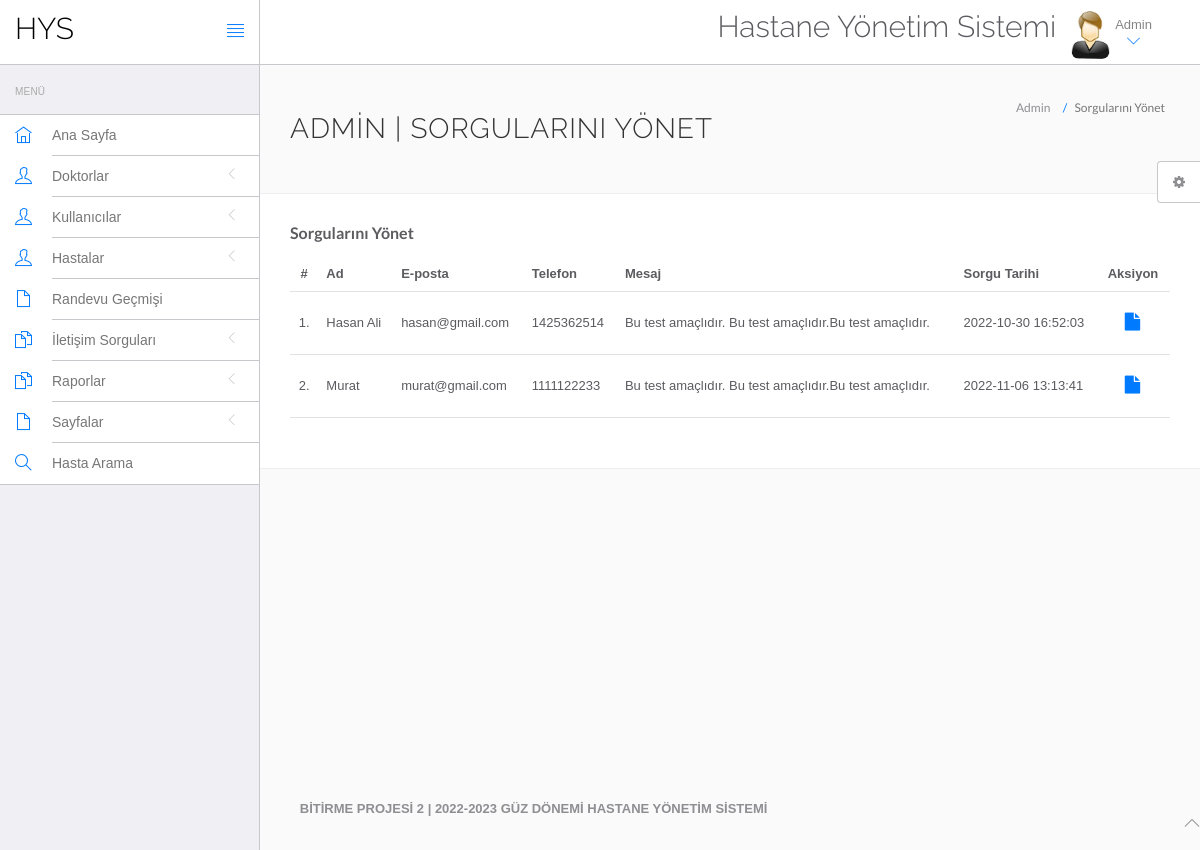
The page /hms/admin/read-query.php (signed in) on the database its author committed.
### tables this page shows
CREATE TABLE `tblcontactus` (
  `id` int(11) NOT NULL,
  `fullname` varchar(255) DEFAULT NULL,
  `email` varchar(255) DEFAULT NULL,
  `contactno` bigint(12) DEFAULT NULL,
  `message` mediumtext,
  `PostingDate` timestamp NULL DEFAULT CURRENT_TIMESTAMP,
  `AdminRemark` mediumtext,
  `LastupdationDate` timestamp NULL DEFAULT NULL ON UPDATE CURRENT_TIMESTAMP,
  `IsRead` int(11) DEFAULT NULL
);

### hms/admin/read-query.php (the view, shortened to what this page needs)
<?php
include('include/config.php');
if(strlen($_SESSION['id']==0)) {
 header('location:logout.php');
  } else{
?>
<!DOCTYPE html>
<html lang="tr">
	<head>
		<link rel="stylesheet" href="vendor/bootstrap/css/bootstrap.min.css">
		<link rel="stylesheet" href="vendor/fontawesome/css/font-awesome.min.css">
		<link rel="stylesheet" href="vendor/themify-icons/themify-icons.min.css">
		<link href="vendor/animate.css/animate.min.css" rel="stylesheet" media="screen">
		<link href="vendor/perfect-scrollbar/perfect-scrollbar.min.css" rel="stylesheet" media="screen">
		<link href="vendor/switchery/switchery.min.css" rel="stylesheet" media="screen">
		<link href="vendor/bootstrap-touchspin/jquery.bootstrap-touchspin.min.css" rel="stylesheet" media="screen">
		<link href="vendor/select2/select2.min.css" rel="stylesheet" media="screen">
		<link href="vendor/bootstrap-datepicker/bootstrap-datepicker3.standalone.min.css" rel="stylesheet" media="screen">
		<link href="vendor/bootstrap-timepicker/bootstrap-timepicker.min.css" rel="stylesheet" media="screen">
		<link rel="stylesheet" href="assets/css/styles.css">
		<link rel="stylesheet" href="assets/css/plugins.css">
		<link rel="stylesheet" href="assets/css/themes/theme-1.css" id="skin_color" />
	</head>
	<body>
		<div id="app">
<?php include('include/sidebar.php');?>
			<div class="app-content">
						<?php include('include/header.php');?>
				<div class="main-content" >
					<div class="wrap-content container" id="container">
						<section id="page-title">
							<div class="row">
								<div class="col-sm-8">
									<h1 class="mainTitle">Admin |  Sorgularını Yönet</h1>
																	</div>
								<ol class="breadcrumb">
									<li>
										<span>Admin</span>
									</li>
									<li class="active">
										<span> Sorgularını Yönet</span>
									</li>
								</ol>
							</div>
						</section>
						<div class="container-fluid container-fullw bg-white">
									<div class="row">
								<div class="col-md-12">
									<h5 class="over-title margin-bottom-15"><span class="text-bold"> Sorgularını Yönet</span></h5>
									<table class="table table-hover" id="sample-table-1">
										<thead>
											<tr>
												<th class="center">#</th>
												<th>Ad</th>
												<th class="hidden-xs">E-posta</th>
												<th>Telefon </th>
												<th>Mesaj </th>
												<th>Sorgu Tarihi</th>
												<th>Aksiyon</th>
											</tr>
										</thead>
										<tbody>
<?php
$sql=mysqli_query($con,"select * from tblcontactus where IsRead is not null");
$cnt=1;
while($row=mysqli_fetch_array($sql))
{
?>
											<tr>
												<td class="center"><?php echo $cnt;?>.</td>
												<td class="hidden-xs"><?php echo $row['fullname'];?></td>
												<td><?php echo $row['email'];?></td>
												<td><?php echo $row['contactno'];?></td>
												<td><?php echo $row['message'];?></td>
												<td><?php echo $row['PostingDate'];?></td>
												<td >
												<div class="visible-md visible-lg hidden-sm hidden-xs">
							<a href="query-details.php?id=<?php echo $row['id'];?>" class="btn btn-transparent btn-lg" title="View Details"><i class="fa fa-file"></i></a>
												</div>
												</td>
											</tr>
											<?php
$cnt=$cnt+1;
											 }?>
										</tbody>
									</table>
								</div>
							</div>
								</div>
							</div>
						</div>
					</div>
				</div>
	<?php include('include/footer.php');?>
	<?php include('include/setting.php');?>
	</body>
</html>
<?php } ?>

### hms/admin/assets/css/themes/theme-1.css (style rules this page uses)
body { background: #FAFAFA; }

### rows shown on the page
tblcontactus: fullname "Hasan Ali", email "hasan@gmail.com", contactno "1425362514", message "Bu test amaçlıdır. Bu test amaçlıdır.Bu test amaçlıdır.", PostingDate "2022-10-30 16:52:03"
tblcontactus: fullname "Murat", email "murat@gmail.com", contactno "1111122233", message "Bu test amaçlıdır. Bu test amaçlıdır.Bu test amaçlıdır.", PostingDate "2022-11-06 13:13:41"
